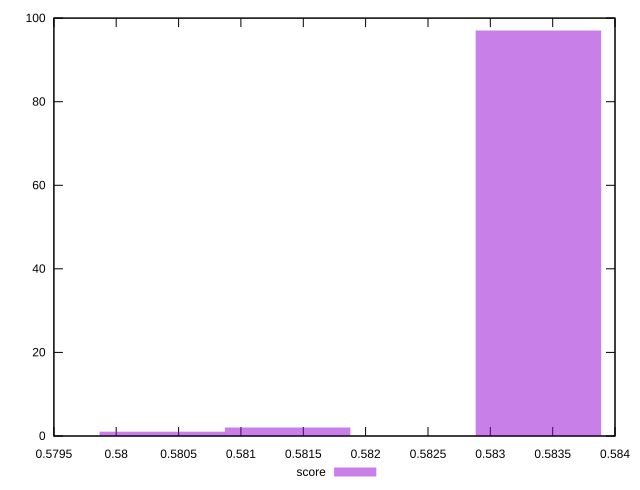

Recreate this plot in gnuplot.
reset
set terminal svg size 640, 490 enhanced background rgb 'white'
set output "reprap/uses-rel-preload/samples/pages+cached+noexternal+nofonts/score/histogram.svg"

$score <<EOF
0.5833859890618744 97
0.5803684753253475 1
0.5813743132375232 2
EOF

set key outside below
set boxwidth 0.0010058379121756457
set yrange [0:100]
set style fill transparent solid 0.5 noborder

plot \
  $score title "score" with boxes, \


reset
